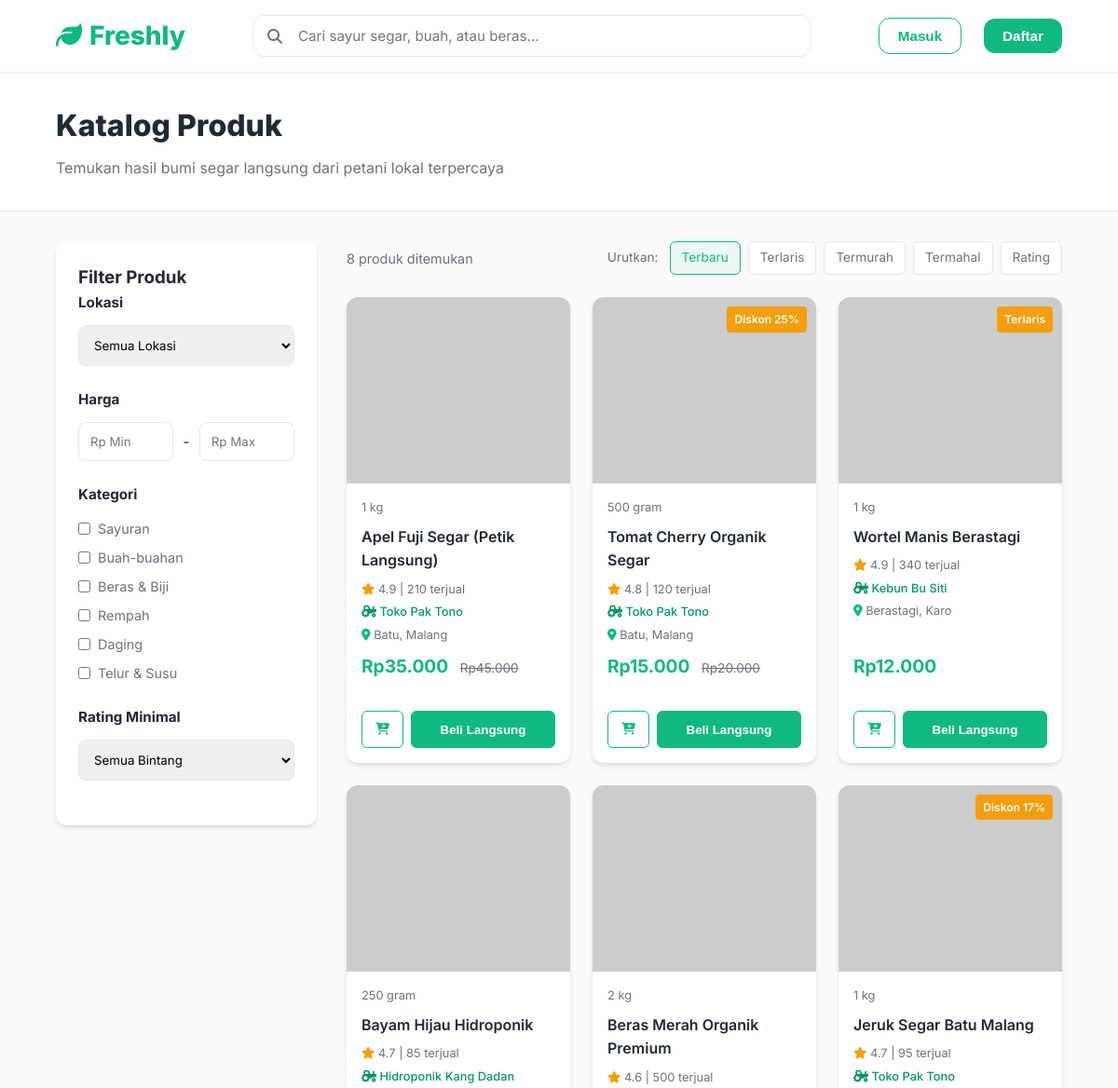
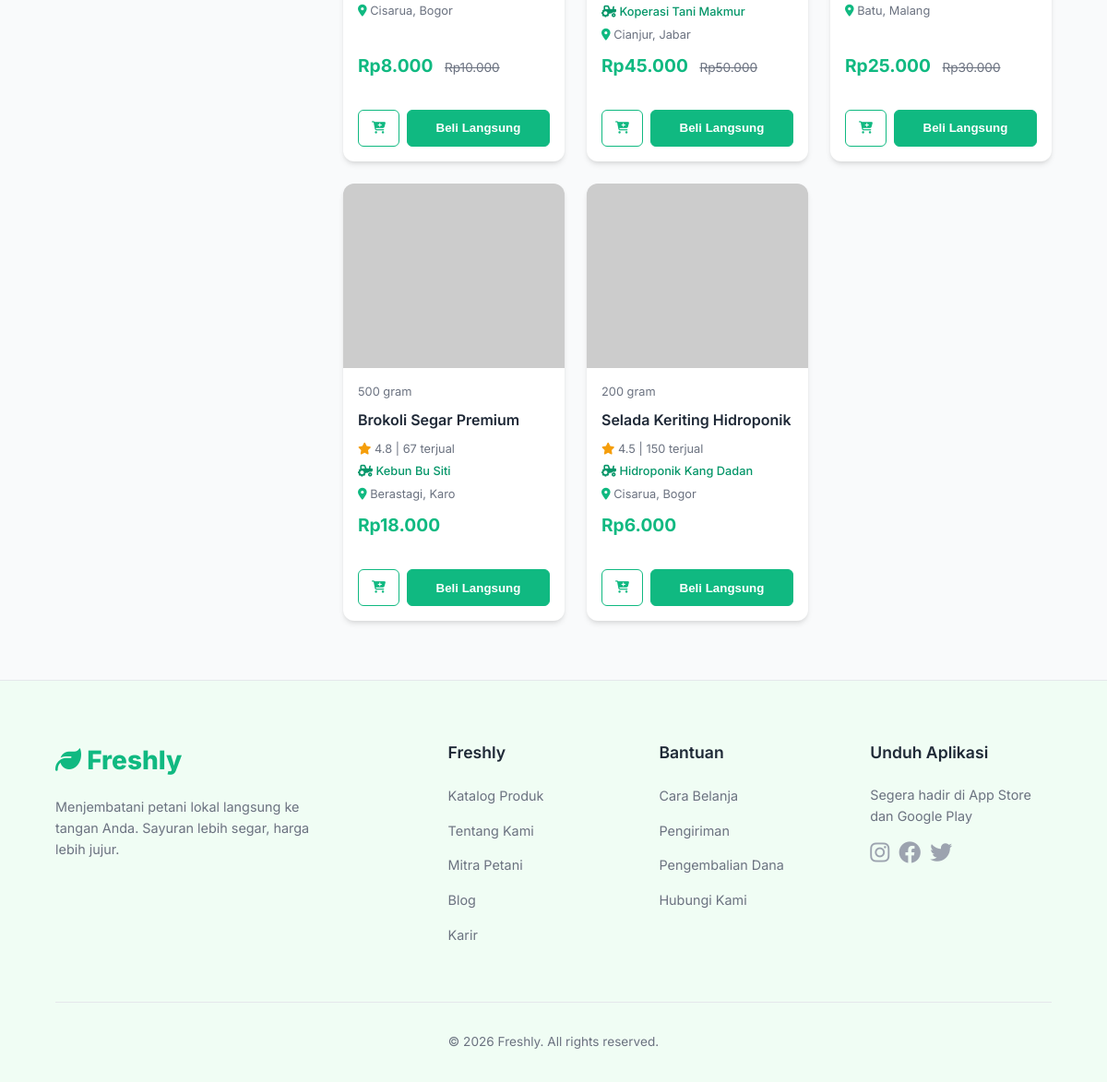
Screenshot of /catalog.php with the database file from the repository (2 pictures, top to bottom).
### tables this page shows
CREATE TABLE IF NOT EXISTS categories (
    id INT AUTO_INCREMENT PRIMARY KEY,
    name VARCHAR(100) NOT NULL,
    icon VARCHAR(10) NOT NULL COMMENT 'Emoji icon'
);

CREATE TABLE IF NOT EXISTS products (
    id INT AUTO_INCREMENT PRIMARY KEY,
    seller_id INT NOT NULL,
    category_id INT DEFAULT NULL,
    name VARCHAR(200) NOT NULL,
    weight VARCHAR(50) DEFAULT NULL,
    price INT NOT NULL DEFAULT 0,
    original_price INT DEFAULT NULL,
    stock INT NOT NULL DEFAULT 0,
    quality VARCHAR(100) DEFAULT NULL,
    harvest_method VARCHAR(100) DEFAULT NULL,
    description TEXT DEFAULT NULL,
    image_url VARCHAR(500) DEFAULT NULL,
    badge VARCHAR(50) DEFAULT NULL,
    preorder_available TINYINT(1) NOT NULL DEFAULT 0,
    preorder_date DATE DEFAULT NULL,
    rating_avg DECIMAL(2,1) NOT NULL DEFAULT 0.0,
    sold_count INT NOT NULL DEFAULT 0,
    is_active TINYINT(1) NOT NULL DEFAULT 1,
    created_at DATETIME NOT NULL DEFAULT CURRENT_TIMESTAMP,
    updated_at DATETIME NOT NULL DEFAULT CURRENT_TIMESTAMP ON UPDATE CURRENT_TIMESTAMP,
    FOREIGN KEY (seller_id) REFERENCES users(id) ON DELETE CASCADE,
    FOREIGN KEY (category_id) REFERENCES categories(id) ON DELETE SET NULL
);

CREATE TABLE IF NOT EXISTS users (
    id INT AUTO_INCREMENT PRIMARY KEY,
    name VARCHAR(100) NOT NULL,
    email VARCHAR(150) NOT NULL UNIQUE,
    password_hash VARCHAR(255) NOT NULL,
    phone VARCHAR(30) DEFAULT NULL,
    address TEXT DEFAULT NULL,
    role ENUM('buyer', 'seller', 'admin') NOT NULL DEFAULT 'buyer',
    seller_status ENUM('pending', 'approved', 'rejected') DEFAULT NULL,
    avatar_url VARCHAR(500) DEFAULT NULL,
    store_name VARCHAR(150) DEFAULT NULL,
    store_location VARCHAR(200) DEFAULT NULL,
    created_at DATETIME NOT NULL DEFAULT CURRENT_TIMESTAMP,
    updated_at DATETIME NOT NULL DEFAULT CURRENT_TIMESTAMP ON UPDATE CURRENT_TIMESTAMP
);

### includes/helpers.php (called while the page is built, shortened)
<?php
function formatRupiah(int $amount): string {
    return "Rp" . number_format($amount, 0, ',', '.');
}
function sanitize(string $input): string {
    return htmlspecialchars(trim($input), ENT_QUOTES, 'UTF-8');
}
function getProductImage(string $imageUrl): string {
    if (str_starts_with($imageUrl, 'http')) {
        return $imageUrl;
    }
    return BASE_URL . '/uploads/products/' . $imageUrl;
}

### catalog.php (the view, shortened to what this page needs)
<?php
require_once __DIR__ . '/includes/helpers.php';
$db = getDB();
$search = trim($_GET['search'] ?? '');
$categoryFilters = $_GET['category'] ?? [];
$categoryFilters = array_map('intval', $categoryFilters);
$categoryFilters = array_filter($categoryFilters, fn($v) => $v > 0);
$minPrice = (int) ($_GET['min_price'] ?? 0);
$maxPrice = (int) ($_GET['max_price'] ?? 0);
$sortBy = trim($_GET['sort'] ?? 'terbaru');
$where = ["p.is_active = 1"];
$params = [];
$whereClause = implode(' AND ', $where);
$orderBy = match($sortBy) {
    'termurah' => 'p.price ASC',
    'termahal' => 'p.price DESC',
    'terlaris' => 'p.sold_count DESC',
    'rating'   => 'p.rating_avg DESC',
    default    => 'p.created_at DESC',
};
$stmt = $db->prepare("
    SELECT p.*, u.name as farmer_name, u.store_name, u.store_location,
           c.name as category_name, c.icon as category_icon
    FROM products p JOIN users u ON p.seller_id = u.id
    LEFT JOIN categories c ON p.category_id = c.id
    WHERE {$whereClause} ORDER BY {$orderBy} LIMIT 40
");
$stmt->execute($params);
$products = $stmt->fetchAll();
$categories = $db->query("SELECT * FROM categories ORDER BY id")->fetchAll();
?>
<!DOCTYPE html>
<html lang="id">
<head>
    <link rel="stylesheet" href="https://cdnjs.cloudflare.com/ajax/libs/font-awesome/6.4.0/css/all.min.css">
    <link rel="stylesheet" href="assets/css/style.css">
</head>
<body>
    <?php $navbarType = 'full'; include __DIR__ . '/includes/navbar.php'; ?>
    <div class="catalog-header">
        <h1><?php if($search): ?>Hasil Pencarian: "<?= sanitize($search) ?>"<?php else: ?>Katalog Produk<?php endif; ?></h1>
        <p>Temukan hasil bumi segar langsung dari petani lokal terpercaya</p>
    </div>
    <div class="catalog-section">
        <aside class="sidebar-filter">
            <h3>Filter Produk</h3>
            <form action="" method="GET" id="filterForm">
                <div class="filter-group">
                    <h4>Lokasi</h4>
                    <select class="filter-select auto-filter" name="location">
                        <option value="">Semua Lokasi</option>
                    </select>
                </div>
                <div class="filter-group">
                    <h4>Harga</h4>
                    <div class="price-range">
                        <input type="number" name="min_price" placeholder="Rp Min" class="filter-input auto-filter-delay" value="<?= $minPrice?:''; ?>">
                        <span>-</span>
                        <input type="number" name="max_price" placeholder="Rp Max" class="filter-input auto-filter-delay" value="<?= $maxPrice?:''; ?>">
                    </div>
                </div>
                <div class="filter-group">
                    <h4>Kategori</h4>
                    <?php foreach($categories as $cat): ?>
                    <label><input type="checkbox" name="category[]" value="<?= $cat['id'] ?>" class="auto-filter" <?= in_array($cat['id'], $categoryFilters)?'checked':'' ?>> <?= sanitize($cat['name']) ?></label>
                    <?php endforeach; ?>
                </div>
                <div class="filter-group">
                    <h4>Rating Minimal</h4>
                    <select class="filter-select auto-filter" name="min_rating">
                        <option value="0">Semua Bintang</option>
                    </select>
                </div>
            </form>
        </aside>
        <div class="catalog-content">
            <div class="sort-bar">
                <span style="color:var(--text-muted);font-size:0.9rem;"><?= count($products) ?> produk ditemukan</span>
                <div class="sort-options">
                    <span style="font-size:0.85rem; color:var(--text-muted); margin-right:0.25rem; align-self:center;">Urutkan:</span>
                    <?php
                    $currentParams = $_GET;
                    $sorts = ['terbaru'=>'Terbaru','terlaris'=>'Terlaris','termurah'=>'Termurah','termahal'=>'Termahal','rating'=>'Rating'];
                    foreach($sorts as $key => $label):
                        $currentParams['sort'] = $key;
                    ?>
                    <a href="?<?= http_build_query($currentParams) ?>" class="sort-btn <?= $sortBy===$key?'active':'' ?>"><?= $label ?></a>
                    <?php endforeach; ?>
                </div>
            </div>
            <?php if(empty($products)): ?>
            <div style="text-align:center;padding:4rem 2rem;color:var(--text-muted);">
                <i class="fa-solid fa-search" style="font-size:3rem;margin-bottom:1rem;display:block;opacity:0.3;"></i>
                <h3>Produk tidak ditemukan</h3><p>Coba ubah filter atau kata kunci.</p>
            </div>
            <?php else: ?>
            <div class="products">
                <?php foreach($products as $prod): ?>
                <div class="product-card">
                    <div class="product-img-wrapper">
                        <?php if($prod['badge']): ?>
                        <div class="product-badge" style="position:absolute;top:10px;right:10px;background:var(--secondary-color);color:white;padding:0.25rem 0.5rem;border-radius:4px;font-size:0.75rem;font-weight:600;z-index:10;"><?= sanitize($prod['badge']) ?></div>
                        <?php endif; ?>
                        <a href="product.php?id=<?= $prod['id'] ?>">
                            <img src="<?= getProductImage($prod['image_url']??'') ?>" alt="<?= sanitize($prod['name']) ?>" class="product-img" onerror="this.src='https://via.placeholder.com/400x300?text=Freshly'">
                        </a>
                    </div>
                    <div class="product-info">
                        <span class="product-weight"><?= sanitize($prod['weight']??'') ?></span>
                        <h3 class="product-title"><a href="product.php?id=<?= $prod['id'] ?>" style="color:inherit;text-decoration:none;"><?= sanitize($prod['name']) ?></a></h3>
                        <div class="product-rating" style="font-size:0.8rem;color:var(--text-muted);margin-bottom:0.25rem;">
                            <i class="fa-solid fa-star" style="color:#f59e0b;"></i> <?= number_format($prod['rating_avg'],1) ?> | <?= $prod['sold_count'] ?> terjual
                        </div>
                        <span class="farmer-name" style="margin-bottom:0.25rem;"><i class="fa-solid fa-tractor"></i> <?= sanitize($prod['store_name']??$prod['farmer_name']) ?></span>
                        <div style="font-size:0.8rem;color:var(--text-muted);margin-bottom:0.5rem;">
                            <i class="fa-solid fa-location-dot" style="color:var(--primary-color);"></i> <?= sanitize($prod['store_location']??'') ?>
                        </div>
                        <div class="product-price">
                            <?= formatRupiah($prod['price']) ?>
                            <?php if($prod['original_price']): ?><del><?= formatRupiah($prod['original_price']) ?></del><?php endif; ?>
                        </div>
                        <div class="product-actions">
                            <button class="btn-add" title="Tambah ke Keranjang" data-product-id="<?= $prod['id'] ?>"><i class="fa-solid fa-cart-plus"></i></button>
                            <button class="btn-buy" onclick="window.location.href='product.php?id=<?= $prod['id'] ?>'">Beli Langsung</button>
                        </div>
                    </div>
                </div>
                <?php endforeach; ?>
            </div>
            <?php endif; ?>
        </div>
    </div>
    <?php include __DIR__ . '/includes/footer.php'; ?>
</body>
</html>

### assets/css/style.css (style rules this page uses)
:root { --primary-color: #10b981; --primary-dark: #059669; --secondary-color: #f59e0b; --bg-color: #f9fafb; --text-main: #1f2937; --text-muted: #6b7280; --white: #ffffff; --border-color: #e5e7eb; --radius: 12px; --shadow: 0 4px 6px -1px rgba(0, 0, 0, 0.1), 0 2px 4px -1px rgba(0, 0, 0, 0.06); --shadow-hover: 0 10px 15px -3px rgba(0, 0, 0, 0.1), 0 4px 6px -2px rgba(0, 0, 0, 0.05); --transition: all 0.3s ease; }
* { margin: 0; padding: 0; box-sizing: border-box; }
body { font-family: 'Inter', sans-serif; background-color: var(--bg-color); color: var(--text-main); line-height: 1.6; }
a { text-decoration: none; color: inherit; }
.catalog-section { padding: 0 5%; margin-bottom: 4rem; display: flex; gap: 2rem; }
.sidebar-filter { width: 280px; flex-shrink: 0; background: var(--white); padding: 1.5rem; border-radius: var(--radius); box-shadow: var(--shadow); height: fit-content; }
.filter-group { margin-bottom: 1.5rem; }
.filter-group h4 { margin-bottom: 0.75rem; font-size: 0.95rem; color: var(--text-main); }
.filter-select, .filter-input { width: 100%; padding: 0.75rem; border: 1px solid var(--border-color); border-radius: 8px; outline: none; font-family: inherit; transition: var(--transition); }
.price-range { display: flex; gap: 10px; align-items: center; }
.filter-group label { display: flex; align-items: center; margin-bottom: 0.5rem; cursor: pointer; color: var(--text-muted); font-size: 0.9rem; }
.filter-group input[type="checkbox"] { margin-right: 8px; accent-color: var(--primary-color); }
.catalog-content { flex: 1; }
.products { display: grid; grid-template-columns: repeat(auto-fill, minmax(220px, 1fr)); gap: 1.5rem; }
.product-card { background: var(--white); border-radius: var(--radius); overflow: hidden; box-shadow: var(--shadow); transition: var(--transition); display: flex; flex-direction: column; }
.product-img-wrapper { width: 100%; height: 200px; overflow: hidden; background-color: #f3f4f6; position: relative; }
.product-img { width: 100%; height: 100%; object-fit: cover; transition: transform 0.5s ease; }
.farmer-name { font-size: 0.8rem; color: var(--primary-dark); font-weight: 500; display: block; gap: 4px; }
.product-info { padding: 1rem; flex: 1; display: flex; flex-direction: column; }
.product-title { font-size: 1rem; font-weight: 600; margin-bottom: 0.5rem; color: var(--text-main); display: -webkit-box; -webkit-line-clamp: 2; -webkit-box-orient: vertical; overflow: hidden; }
.product-weight { font-size: 0.8rem; color: var(--text-muted); margin-bottom: 0.5rem; }
.product-price { font-size: 1.2rem; font-weight: 700; color: var(--primary-color); margin-top: auto; margin-bottom: 1rem; }
.product-price del { font-size: 0.85rem; color: var(--text-muted); font-weight: 400; margin-left: 0.5rem; }
.product-actions { display: flex; gap: 0.5rem; margin-top: 1rem; }
.btn-add { flex: 0 0 45px; height: 40px; padding: 0; background-color: var(--white); border: 1px solid var(--primary-color); color: var(--primary-color); border-radius: 6px; font-weight: 600; cursor: pointer; transition: var(--transition); display: flex; align-items: center; justify-content: center; }
.btn-buy { flex: 1; height: 40px; background-color: var(--primary-color); border: 1px solid var(--primary-color); color: var(--white); border-radius: 6px; font-weight: 600; cursor: pointer; transition: var(--transition); }

### catalog.php (style rules this page uses)
.catalog-header { padding: 2rem 5%; background: var(--white); margin-bottom: 2rem; border-bottom: 1px solid var(--border-color); }
.catalog-header h1 { font-size: 2rem; font-weight: 800; margin-bottom: 0.5rem; }
.catalog-header p { color: var(--text-muted); }
.sort-bar { display: flex; justify-content: space-between; align-items: center; margin-bottom: 1.5rem; }
.sort-options { display: flex; gap: 0.5rem; flex-wrap: wrap; }
.sort-btn { padding: 0.4rem 0.75rem; border: 1px solid var(--border-color); border-radius: 6px; background: var(--white); color: var(--text-muted); font-size: 0.85rem; cursor: pointer; transition: var(--transition); text-decoration: none; }
.sort-btn:hover, .sort-btn.active { border-color: var(--primary-color); color: var(--primary-color); background: rgba(16, 185, 129, 0.05); }

### rows the page displays
categories: name "Sayuran"
categories: name "Buah-buahan"
categories: name "Beras & Biji"
categories: name "Rempah"
categories: name "Daging"
categories: name "Telur & Susu"
products: weight "1 kg", name "Apel Fuji Segar (Petik Langsung)", rating_avg "4.9", sold_count "210", seller.store_name "Toko Pak Tono", seller.store_location "Batu, Malang", price "Rp35.000", original_price "Rp45.000"
products: badge "Diskon 25%", weight "500 gram", name "Tomat Cherry Organik Segar", rating_avg "4.8", sold_count "120", seller.store_name "Toko Pak Tono", seller.store_location "Batu, Malang", price "Rp15.000", original_price "Rp20.000"
products: badge "Terlaris", weight "1 kg", name "Wortel Manis Berastagi", rating_avg "4.9", sold_count "340", seller.store_name "Kebun Bu Siti", seller.store_location "Berastagi, Karo", price "Rp12.000"
products: weight "250 gram", name "Bayam Hijau Hidroponik", rating_avg "4.7", sold_count "85", seller.store_name "Hidroponik Kang Dadan", seller.store_location "Cisarua, Bogor", price "Rp8.000", original_price "Rp10.000"
products: weight "2 kg", name "Beras Merah Organik Premium", rating_avg "4.6", sold_count "500", seller.store_name "Koperasi Tani Makmur", seller.store_location "Cianjur, Jabar", price "Rp45.000", original_price "Rp50.000"
products: badge "Diskon 17%", weight "1 kg", name "Jeruk Segar Batu Malang", rating_avg "4.7", sold_count "95", seller.store_name "Toko Pak Tono", seller.store_location "Batu, Malang", price "Rp25.000", original_price "Rp30.000"
products: weight "500 gram", name "Brokoli Segar Premium", rating_avg "4.8", sold_count "67", seller.store_name "Kebun Bu Siti", seller.store_location "Berastagi, Karo", price "Rp18.000"
products: weight "200 gram", name "Selada Keriting Hidroponik", rating_avg "4.5", sold_count "150", seller.store_name "Hidroponik Kang Dadan", seller.store_location "Cisarua, Bogor", price "Rp6.000"

### other values shown
count($products) "8"
$label "Terbaru"
$label "Terlaris"
$label "Termurah"
$label "Termahal"
$label "Rating"
